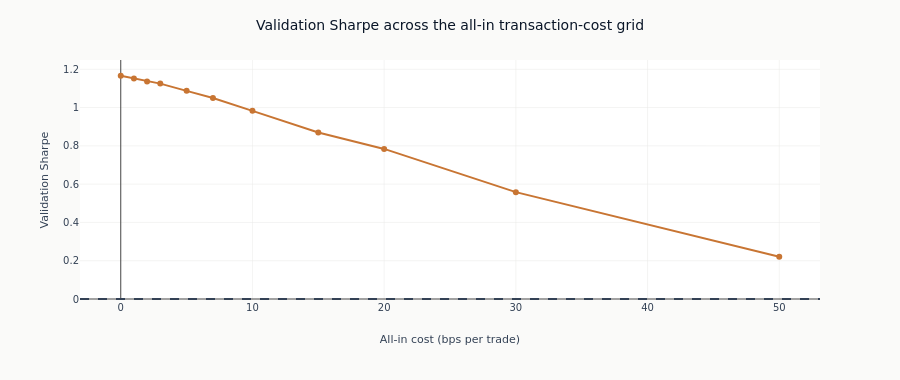

Notebook source saved alongside this figure:
### Code cell
fig = px.line(
    cost_curve.to_pandas(),
    x="total_cost_bps",
    y="sharpe",
    markers=True,
    labels={"total_cost_bps": "All-in cost (bps per trade)", "sharpe": "Validation Sharpe"},
    color_discrete_sequence=[COLORS["copper"]],
)
fig.update_layout(
    title="Validation Sharpe across the all-in transaction-cost grid",
    height=380,
)
fig.add_hline(y=0, line_dash="dash", line_color=COLORS["neutral"])
fig.show()

### Figure 1 — Plotly figure (JSON) as saved in the notebook; plotly's stock layout.template omitted (floating-point values rounded to 4 significant figures)
{"data": [{"hovertemplate": "All-in cost (bps per trade)=%{x}<br>Validation Sharpe=%{y}<extra></extra>", "legendgroup": "", "line": {"color": "#C87533", "dash": "solid"}, "marker": {"symbol": "circle"}, "mode": "lines+markers", "name": "", "orientation": "v", "showlegend": false, "type": "scatter", "x": [0.0, 1.0, 2.0, 3.0, 5.0, 7.0, 10.0, 15.0, 20.0, 30.0, 50.0], "xaxis": "x", "y": [1.166, 1.152, 1.136, 1.125, 1.087, 1.05, 0.9829, 0.8695, 0.7841, 0.5582, 0.2206], "yaxis": "y"}], "layout": {"height": 380, "legend": {"tracegroupgap": 0}, "margin": {"t": 60}, "shapes": [{"line": {"color": "#334155", "dash": "dash"}, "type": "line", "x0": 0, "x1": 1, "xref": "x domain", "y0": 0, "y1": 0, "yref": "y"}], "title": {"text": "Validation Sharpe across the all-in transaction-cost grid"}, "xaxis": {"anchor": "y", "domain": [0.0, 1.0], "title": {"text": "All-in cost (bps per trade)"}}, "yaxis": {"anchor": "x", "domain": [0.0, 1.0], "title": {"text": "Validation Sharpe"}}}}
